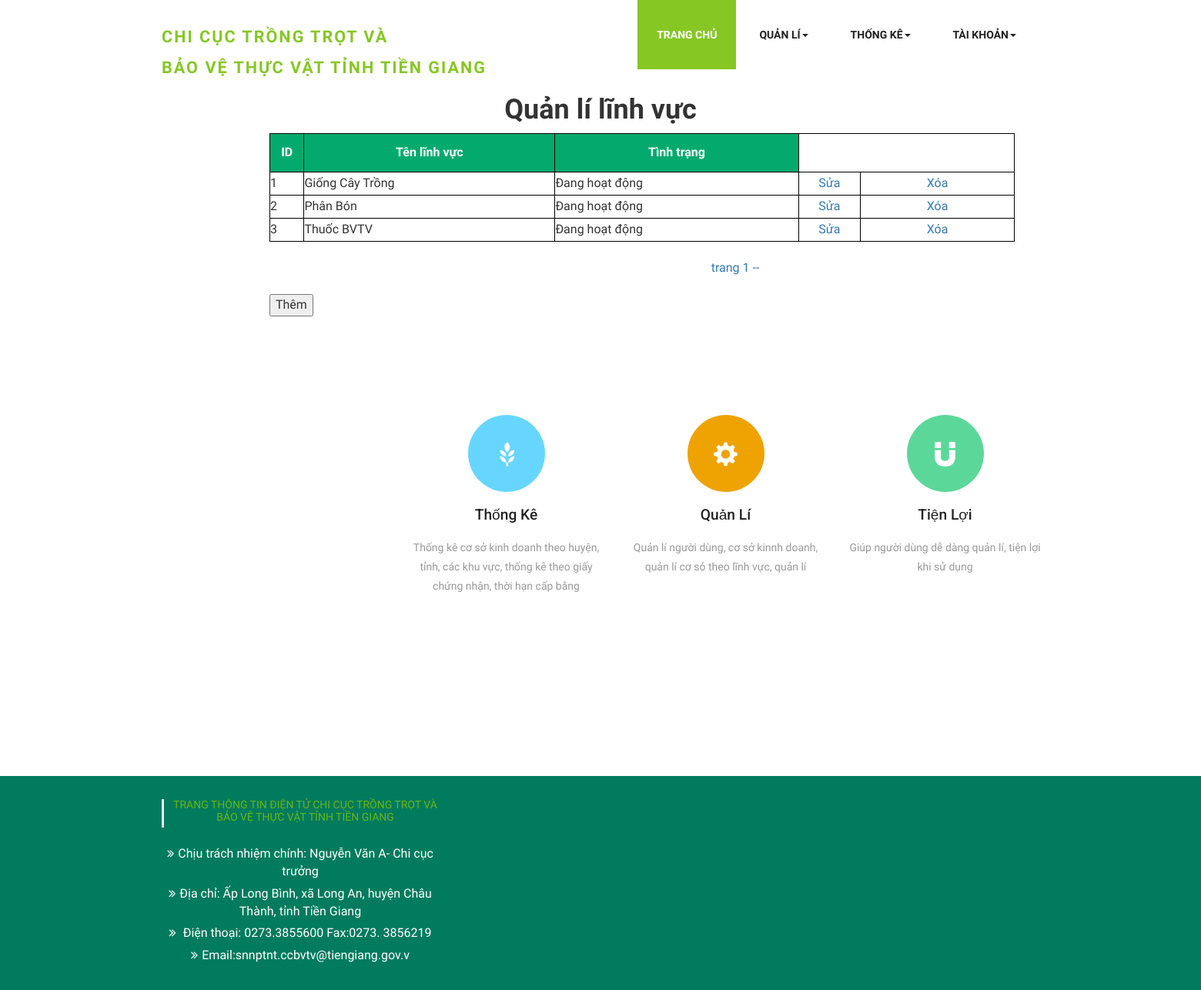
/QLLV.php, run on the app's committed database.
### tables this page shows
CREATE TABLE `linhvuc` (
  `id_linhvuc` int(11) NOT NULL,
  `ten_linhvuc` varchar(45) NOT NULL,
  `trangthai_MD` int(11) NOT NULL
);

### QLLV.php (the view, shortened to what this page needs)
<?php
$trang ='';
if(isset($_GET['trang'])){
    $trang = $_GET['trang'];
    settype($trang,"int");
}else{
    $trang =1;
}
?>
<!DOCTYPE html>
    <html>
        <head>
            <link href="css/bootstrap.css" rel="stylesheet" type="text/css" media="all" />
            <link rel="stylesheet" href="css/style.css" type="text/css" media="all" />
            <link href="css/font-awesome.css" rel="stylesheet">
            <link href='css/immersive-slider.css' rel='stylesheet' type='text/css'>
            <link rel="stylesheet" href="css/jquery.flipster.css">
     </head>
     <body>
        <div class="header">
            <div class="container">
                <nav class="navbar navbar-default">
                    <div class="navbar-header">
                        <div class="w3layouts-logo">
                            <h1><a href="index.html"><span>CHI CỤC TRỒNG TRỌT VÀ <br>
                                        BẢO VỆ THỰC VẬT TỈNH TIỀN GIANG</span></a></h1>
                        </div>
                    </div>
                    <div class="collapse navbar-collapse nav-wil" id="bs-example-navbar-collapse-1">
                        <nav>
                            <ul class="nav navbar-nav">
                                <li class="active"><a href="admin.php">Trang Chủ</a></li>
                                <li><a href="#" class="dropdown-toggle hvr-sweep-to-bottom" data-toggle="dropdown" role="button" aria-haspopup="true" aria-expanded="false">Quản Lí<span class="caret"></span></a>
                                </li>
                                <li><a href="thongke.php" class="dropdown-toggle hvr-sweep-to-bottom" data-toggle="dropdown" role="button" aria-haspopup="true" aria-expanded="false">Thống Kê<span class="caret"></span></a>
                                </li>
                                <li><a href="taikhoan.php" class="dropdown-toggle hvr-sweep-to-bottom" data-toggle="dropdown" role="button" aria-haspopup="true" aria-expanded="false">Tài khoản<span class="caret"></span></a>
                                </li>
                            </ul>
                        </nav>
                    </div>
                </nav>
            </div>
            </div>
                <h1 style="text-align: center;"><b>Quản lí lĩnh vực</b></h1>
            <div style="margin-left: 350px;">
				<table border="1">
					<tr>
					    <th>ID</th>
					    <th>Tên lĩnh vực</th>
                        <th>Tình trạng</th>
                    </tr>
					<?php
						require 'connect.php';
                        $sotin1trang = 10;
                        $from = ($trang - 1) * 10;
						$query=mysqli_query($conn,"select * from `linhvuc` WHERE trangthai_MD='0' LIMIT $from , $sotin1trang ");
                        $i=0;
						while($row=mysqli_fetch_array($query)){
                            $i++;
					?>
					<tr>
						<td><?php echo $i; ?></td>
						<td><?php echo $row['ten_linhvuc']; ?></td>
                        <td>
                            <?php
                                if($row['trangthai_MD'] == 0){
                                    echo "Đang hoạt động";
                                }else{
                                    echo "Không hoạt động";
                                }
                            ?>
                        </td>
						<td style="text-align: center;"><a href="editLV.php?id_linhvuc=<?php echo $row['id_linhvuc']; ?>">Sửa</a></td>
						<td style="text-align: center; width: 200px;"><a href="updatetrangthaiLV.php?id_linhvuc=<?php echo $row['id_linhvuc']; ?>">Xóa</a></td>
					</tr>
					<?php
					}
					?>
				</table>
                <br>
                <div style="text-align: center;">
                <?php
                    require 'connect.php';
                    $x = mysqli_query($conn,"SELECT id_linhvuc from linhvuc WHERE trangthai_MD='0' ");
                    $tongsotin = mysqli_num_rows($x);
                    $sotrang = ceil( $tongsotin / $sotin1trang);
                    for($t=1 ; $t <= $sotrang   ; $t++){
                            echo "<a href='QLLV.php?trang=$t'> trang $t --</a> ";
                    }
                ?>
                </div><br>
                <button onclick="document.location='themLV.php'">Thêm</button>
            </div>
            <div class="banner-bottom">
        <div class="container" style="margin-left: 500px;" >
            <div class="agileits-banner-bottom">
                <div class="col-md-3 agileits-banner-bottom-grid">
                    <div class="services-grid1">
                        <div class="services-grid-right agile-services-grid-right">
                            <div class="services-grid-right-grid hvr-radial-out blue-grid">
                                <span class="glyphicon glyphicon-grain" aria-hidden="true"></span>
                            </div>
                        </div>
                        <div class="services-grid-left agile-services-grid-left">
                            <h4>Thống Kê</h4>
                            <p> Thống kê cơ sở kinh doanh theo huyện, tỉnh,
                                các khu vực, thống kê theo giấy chứng nhận, thời hạn cấp bằng </p>
                        </div>
                    </div>
                </div>
                <div class="col-md-3 agileits-banner-bottom-grid">
                    <div class="services-grid1">
                        <div class="services-grid-right agile-services-grid-right">
                            <div class="services-grid-right-grid hvr-radial-out orange-grid">
                                <span class="glyphicon glyphicon-cog" aria-hidden="true"></span>
                            </div>
                        </div>
                        <div class="services-grid-left agile-services-grid-left">
                            <h4>Quản Lí</h4>
                            <p>Quản lí người dùng, cơ sở kinnh doanh,
                                quản lí cơ sỏ theo lĩnh vực, quản lí </p>
                        </div>
                    </div>
                </div>
                <div class="col-md-3 agileits-banner-bottom-grid">
                    <div class="services-grid1">
                        <div class="services-grid-right agile-services-grid-right">
                            <div class="services-grid-right-grid hvr-radial-out green-grid">
                                <span class="glyphicon glyphicon-magnet" aria-hidden="true"></span>
                            </div>
                        </div>
                        <div class="services-grid-left agile-services-grid-left">
                            <h4>Tiện lợi</h4>
                            <p>Giúp người dùng dễ dàng quản lí, tiện lợi khi sử dụng</p>
                        </div>
                    </div>
                </div>
            </div>
        </div>
    </div>
            <footer>
                <section id="footer">
                    <div class="container">
                        <div class="row text-center text-xs-center text-sm-left text-md-left">
                            <div class="col-xs-12 col-sm-4 col-md-4">
                                <h5>TRANG THÔNG TIN ĐIỆN TỬ CHI CỤC TRỒNG TRỌT VÀ BẢO VỆ THỰC VẬT TỈNH TIỀN GIANG</h5>
                                <ul class="list-unstyled quick-links">
                                    <li><a href="javascript:void();"><i class="fa fa-angle-double-right"></i>Chịu trách nhiệm chính: Nguyễn Văn A- Chi cục trưởng</a></li>
                                    <li><a href="javascript:void();"><i class="fa fa-angle-double-right"></i>Địa chỉ: Ấp Long Bình, xã Long An, huyện Châu Thành, tỉnh Tiền Giang</a></li>
                                    <li><a href="javascript:void();"><i class="fa fa-angle-double-right"></i> Điện thoại: 0273.3855600 Fax:0273. 3856219</a></li>
                                    <li><a href="javascript:void();"><i class="fa fa-angle-double-right"></i>Email:snnptnt.ccbvtv@tiengiang.gov.v</a></li>
                                </ul>
                            </div>
                        </div>
                    </div>
                </section>
            </footer>
    </body>
    </html>

### data on the page
linhvuc: ten_linhvuc "Giống Cây Trồng", trangthai_MD "Đang hoạt động"
linhvuc: ten_linhvuc "Phân Bón", trangthai_MD "Đang hoạt động"
linhvuc: ten_linhvuc "Thuốc BVTV", trangthai_MD "Đang hoạt động"
